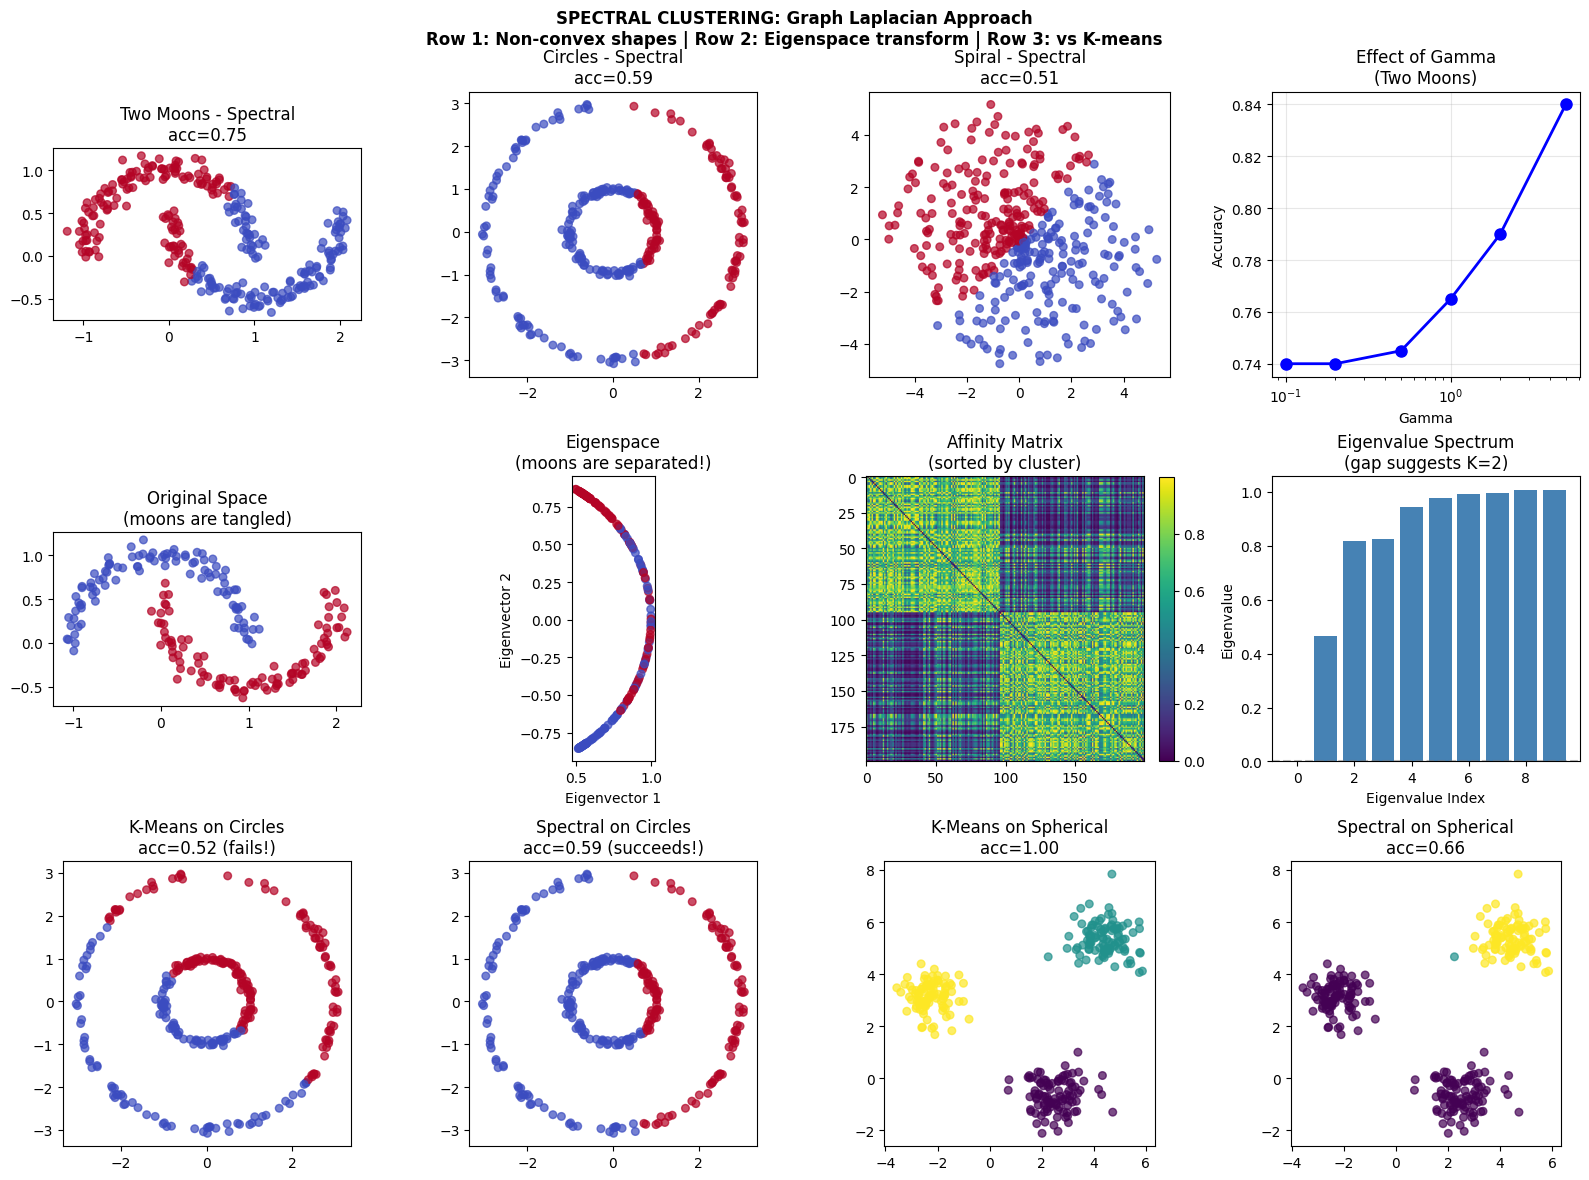

Write Python code to recreate this figure.
"""
SPECTRAL CLUSTERING — Paradigm: GRAPH LAPLACIAN

===============================================================
WHAT IT IS (THE CORE IDEA)
===============================================================

Transform the clustering problem into a GRAPH PARTITIONING problem:

1. Build a SIMILARITY GRAPH from data points
2. Compute the GRAPH LAPLACIAN
3. Find eigenvectors of the Laplacian
4. Cluster in the EIGENSPACE (using K-means)

Key insight: The graph Laplacian's eigenvectors encode cluster structure!
Cutting the graph optimally ≈ clustering in eigenspace.

===============================================================
THE SIMILARITY GRAPH
===============================================================

Given data X, construct a weighted graph where:
    - Nodes = data points
    - Edges = similarities between points

Common constructions:

1. ε-NEIGHBORHOOD GRAPH:
   Connect points if d(i,j) < ε
   Edges are unweighted (0 or 1)

2. K-NEAREST NEIGHBORS GRAPH:
   Connect each point to its k nearest neighbors
   Can be mutual (both directions) or not

3. FULLY CONNECTED (RBF/Gaussian):
   W_ij = exp(-||x_i - x_j||² / (2σ²))
   Every pair connected, weighted by similarity
   This is the most common choice

===============================================================
THE GRAPH LAPLACIAN
===============================================================

Given weight matrix W:
    D = diagonal matrix with D_ii = Σ_j W_ij  (degree matrix)
    L = D - W                                  (unnormalized Laplacian)

Properties of L:
    - Symmetric, positive semi-definite
    - Smallest eigenvalue is 0 (eigenvector = 1)
    - Number of 0 eigenvalues = number of connected components
    - EIGENGAP: Large gap after k-th eigenvalue suggests k clusters

NORMALIZED LAPLACIAN (often better):
    L_sym = D^(-1/2) L D^(-1/2) = I - D^(-1/2) W D^(-1/2)
    L_rw  = D^(-1) L = I - D^(-1) W

===============================================================
WHY EIGENVECTORS? (The Key Insight)
===============================================================

Graph cut problem: Find partition that minimizes edges cut.

MIN-CUT: Minimize total weight of cut edges
    → Trivial solution: put one point in its own cluster

NORMALIZED CUT (NCut): Minimize cut relative to cluster size
    NCut(A, B) = cut(A,B)/vol(A) + cut(A,B)/vol(B)

Theorem (Shi & Malik, 2000):
    Relaxing the discrete optimization → eigenvalue problem!
    Second eigenvector of L_rw approximates optimal NCut

INTUITION:
    - First eigenvector: constant (trivial)
    - Second eigenvector: splits graph into two "natural" parts
    - k eigenvectors: k-way partition

This is why spectral methods find NON-CONVEX clusters!
K-means in eigenspace ≠ K-means in original space.

===============================================================
THE ALGORITHM
===============================================================

1. Construct similarity graph W (e.g., RBF kernel)
2. Compute normalized Laplacian L_sym or L_rw
3. Compute first k eigenvectors of L (smallest eigenvalues)
4. Form matrix U ∈ R^(n × k) from eigenvectors as columns
5. Normalize rows of U (for L_sym variant)
6. Cluster rows of U using K-means
7. Assign point i to cluster of row i

===============================================================
INDUCTIVE BIAS
===============================================================

1. GRAPH STRUCTURE: Assumes meaningful similarity graph exists
   (σ in RBF kernel is crucial!)

2. CLUSTER = CONNECTED COMPONENT-ISH: Good clusters are
   "nearly disconnected" subgraphs

3. NORMALIZED vs UNNORMALIZED:
   - Normalized: handles varying cluster sizes better
   - Unnormalized: simpler, but biased toward equal sizes

4. K STILL REQUIRED: Like K-means, need to specify number of clusters

5. EIGENGAP: Can help choose k (but not always clear)

===============================================================
CONNECTION TO GRAPH NEURAL NETWORKS
===============================================================

Spectral clustering is the ANCESTOR of spectral GNNs!

- Graph Laplacian eigenvectors = Fourier basis on graphs
- GCN uses: H' = σ(D^(-1/2) A D^(-1/2) H W)
  This is essentially the normalized adjacency ≈ I - L_sym
- Graph convolution = filtering in spectral domain

Spectral clustering → Spectral graph convolution → Modern GNNs

Understanding spectral clustering helps understand GCNs!

===============================================================
"""

import numpy as np
import matplotlib.pyplot as plt
from itertools import permutations
import sys
sys.path.insert(0, '/Users/sid47/ML Algorithms')
from importlib import import_module
datasets_module = import_module('00_datasets')
make_clustered = datasets_module.make_clustered
make_moons = datasets_module.make_moons
make_circles = datasets_module.make_circles
make_spiral = datasets_module.make_spiral


class SpectralClustering:
    """
    Spectral Clustering using Graph Laplacian.

    Paradigm: GRAPH LAPLACIAN
    - Transform clustering into graph partitioning
    - Eigenvectors encode cluster structure
    - Finds non-convex clusters via eigenspace
    """

    def __init__(self, n_clusters=2, affinity='rbf', gamma=1.0,
                 n_neighbors=10, assign_labels='kmeans',
                 laplacian='normalized', random_state=None):
        """
        Parameters:
        -----------
        n_clusters : int
            Number of clusters to find
        affinity : str
            'rbf': Gaussian/RBF kernel (fully connected)
            'nearest_neighbors': k-NN graph
        gamma : float
            RBF kernel parameter: exp(-gamma * ||x-y||²)
            Smaller gamma = wider kernel = more connections
        n_neighbors : int
            Number of neighbors for k-NN affinity
        assign_labels : str
            'kmeans': cluster eigenvectors with K-means
            'discretize': direct discretization (faster but less accurate)
        laplacian : str
            'normalized': L_sym = I - D^(-1/2) W D^(-1/2)
            'unnormalized': L = D - W
        random_state : int or None
            Random seed for K-means
        """
        self.n_clusters = n_clusters
        self.affinity = affinity
        self.gamma = gamma
        self.n_neighbors = n_neighbors
        self.assign_labels = assign_labels
        self.laplacian = laplacian
        self.random_state = random_state

        # Attributes set after fit
        self.labels_ = None
        self.affinity_matrix_ = None
        self.embedding_ = None  # Eigenvector coordinates
        self.eigenvalues_ = None

    def _compute_rbf_affinity(self, X):
        """
        Compute RBF (Gaussian) affinity matrix.

        W_ij = exp(-gamma * ||x_i - x_j||²)
        """
        # ||x_i - x_j||² = ||x_i||² + ||x_j||² - 2 x_i·x_j
        X_sq = np.sum(X**2, axis=1)
        D_sq = X_sq[:, np.newaxis] + X_sq[np.newaxis, :] - 2 * X @ X.T

        W = np.exp(-self.gamma * D_sq)
        np.fill_diagonal(W, 0)  # No self-loops
        return W

    def _compute_knn_affinity(self, X):
        """
        Compute k-nearest neighbors affinity matrix.

        Symmetric: W_ij = 1 if i in kNN(j) OR j in kNN(i)
        """
        n_samples = X.shape[0]

        # Compute distances
        X_sq = np.sum(X**2, axis=1)
        D = np.sqrt(np.maximum(X_sq[:, np.newaxis] + X_sq - 2 * X @ X.T, 0))

        # Find k nearest neighbors for each point
        W = np.zeros((n_samples, n_samples))

        for i in range(n_samples):
            # Get indices of k nearest (excluding self)
            distances = D[i].copy()
            distances[i] = np.inf  # Exclude self
            knn_indices = np.argsort(distances)[:self.n_neighbors]

            for j in knn_indices:
                # Symmetric: both directions
                W[i, j] = 1
                W[j, i] = 1

        return W

    def _compute_laplacian(self, W):
        """
        Compute graph Laplacian.

        Unnormalized: L = D - W
        Normalized (symmetric): L_sym = I - D^(-1/2) W D^(-1/2)
        """
        # Degree matrix
        d = np.sum(W, axis=1)

        if self.laplacian == 'unnormalized':
            D = np.diag(d)
            L = D - W

        else:  # normalized
            # Handle zero degrees
            d_inv_sqrt = np.zeros_like(d)
            nonzero = d > 0
            d_inv_sqrt[nonzero] = 1.0 / np.sqrt(d[nonzero])

            D_inv_sqrt = np.diag(d_inv_sqrt)

            # L_sym = I - D^(-1/2) W D^(-1/2)
            L = np.eye(len(d)) - D_inv_sqrt @ W @ D_inv_sqrt

        return L

    def _kmeans_simple(self, X, n_clusters, max_iter=100):
        """Simple K-means for clustering eigenvectors."""
        if self.random_state is not None:
            np.random.seed(self.random_state)

        n_samples = X.shape[0]

        # Initialize centroids randomly
        indices = np.random.choice(n_samples, n_clusters, replace=False)
        centroids = X[indices].copy()

        for _ in range(max_iter):
            # Assign to nearest centroid
            X_sq = np.sum(X**2, axis=1, keepdims=True)
            C_sq = np.sum(centroids**2, axis=1)
            distances_sq = X_sq + C_sq - 2 * X @ centroids.T
            labels = np.argmin(distances_sq, axis=1)

            # Update centroids
            new_centroids = np.zeros_like(centroids)
            for k in range(n_clusters):
                mask = labels == k
                if np.sum(mask) > 0:
                    new_centroids[k] = X[mask].mean(axis=0)
                else:
                    new_centroids[k] = X[np.random.randint(n_samples)]

            # Check convergence
            if np.allclose(centroids, new_centroids):
                break
            centroids = new_centroids

        return labels

    def fit(self, X):
        """
        Perform spectral clustering.

        Algorithm:
        1. Compute affinity matrix W
        2. Compute Laplacian L
        3. Find k smallest eigenvectors of L
        4. Cluster rows of eigenvector matrix
        """
        n_samples = X.shape[0]

        # 1. Compute affinity matrix
        if self.affinity == 'rbf':
            W = self._compute_rbf_affinity(X)
        else:
            W = self._compute_knn_affinity(X)

        self.affinity_matrix_ = W

        # 2. Compute Laplacian
        L = self._compute_laplacian(W)

        # 3. Compute eigenvectors
        # We want the k smallest eigenvalues (closest to 0)
        eigenvalues, eigenvectors = np.linalg.eigh(L)

        # Sort by eigenvalue
        idx = np.argsort(eigenvalues)
        eigenvalues = eigenvalues[idx]
        eigenvectors = eigenvectors[:, idx]

        self.eigenvalues_ = eigenvalues

        # Take first k eigenvectors (smallest eigenvalues)
        U = eigenvectors[:, :self.n_clusters]

        # For normalized Laplacian, normalize rows
        if self.laplacian == 'normalized':
            row_norms = np.sqrt(np.sum(U**2, axis=1, keepdims=True))
            row_norms = np.maximum(row_norms, 1e-10)  # Avoid division by zero
            U = U / row_norms

        self.embedding_ = U

        # 4. Cluster in eigenspace
        if self.assign_labels == 'kmeans':
            self.labels_ = self._kmeans_simple(U, self.n_clusters)
        else:
            # Simple discretization: assign based on max component
            self.labels_ = np.argmax(np.abs(U), axis=1)

        return self

    def fit_predict(self, X):
        """Fit and return cluster labels."""
        self.fit(X)
        return self.labels_


def clustering_accuracy(y_true, y_pred, n_clusters=None):
    """Compute clustering accuracy with optimal label permutation."""
    if n_clusters is None:
        n_clusters = max(len(np.unique(y_true)), len(np.unique(y_pred)))

    best_acc = 0
    for perm in permutations(range(n_clusters)):
        y_mapped = np.array([perm[y] if y < len(perm) else -1 for y in y_pred])
        acc = np.mean(y_mapped == y_true)
        best_acc = max(best_acc, acc)
    return best_acc


def silhouette_score(X, labels):
    """Compute silhouette score."""
    n_samples = X.shape[0]
    unique_labels = np.unique(labels)

    if len(unique_labels) < 2:
        return 0.0

    silhouettes = np.zeros(n_samples)

    for i in range(n_samples):
        same_cluster = labels == labels[i]
        same_cluster[i] = False
        if np.sum(same_cluster) > 0:
            a = np.mean(np.sqrt(np.sum((X[same_cluster] - X[i])**2, axis=1)))
        else:
            a = 0

        b = np.inf
        for k in unique_labels:
            if k != labels[i]:
                other_cluster = labels == k
                if np.sum(other_cluster) > 0:
                    mean_dist = np.mean(np.sqrt(np.sum((X[other_cluster] - X[i])**2, axis=1)))
                    b = min(b, mean_dist)

        if b == np.inf:
            b = 0

        silhouettes[i] = (b - a) / max(a, b) if max(a, b) > 0 else 0

    return np.mean(silhouettes)


# ============================================================
# ABLATION EXPERIMENTS
# ============================================================

def ablation_experiments():
    print("\n" + "="*60)
    print("ABLATION EXPERIMENTS")
    print("="*60)

    np.random.seed(42)

    # -------- Experiment 1: Effect of Gamma (RBF kernel parameter) --------
    print("\n1. EFFECT OF GAMMA (RBF Kernel Width)")
    print("-" * 40)
    print("gamma = 1/(2σ²): controls neighborhood size")

    X_moons, y_moons = make_moons(n_samples=200, noise=0.1)

    for gamma in [0.1, 0.5, 1.0, 2.0, 5.0, 10.0]:
        sc = SpectralClustering(n_clusters=2, gamma=gamma, random_state=42)
        sc.fit(X_moons)
        acc = clustering_accuracy(y_moons, sc.labels_, 2)
        print(f"  gamma={gamma:<5}  accuracy={acc:.3f}")
    print("-> Too small gamma: everything connected → one cluster")
    print("-> Too large gamma: nothing connected → noise")
    print("-> Sweet spot depends on data scale")

    # -------- Experiment 2: Affinity Type --------
    print("\n2. AFFINITY TYPE: RBF vs K-NN")
    print("-" * 40)

    X, y_true = make_clustered(n_samples=300, n_clusters=3)

    sc_rbf = SpectralClustering(n_clusters=3, affinity='rbf', gamma=1.0, random_state=42)
    sc_rbf.fit(X)
    acc_rbf = clustering_accuracy(y_true, sc_rbf.labels_, 3)

    sc_knn = SpectralClustering(n_clusters=3, affinity='nearest_neighbors',
                                n_neighbors=10, random_state=42)
    sc_knn.fit(X)
    acc_knn = clustering_accuracy(y_true, sc_knn.labels_, 3)

    print(f"  RBF (gamma=1.0):     accuracy={acc_rbf:.3f}")
    print(f"  k-NN (k=10):         accuracy={acc_knn:.3f}")
    print("-> RBF: smoother, depends on gamma")
    print("-> k-NN: local connectivity, less sensitive to scale")

    # -------- Experiment 3: Normalized vs Unnormalized Laplacian --------
    print("\n3. LAPLACIAN TYPE")
    print("-" * 40)

    # Create clusters of different sizes
    np.random.seed(42)
    X_unequal = np.vstack([
        np.random.randn(150, 2) * 0.5 + [0, 0],
        np.random.randn(50, 2) * 0.5 + [3, 0],
    ])
    y_unequal = np.array([0]*150 + [1]*50)

    for laplacian in ['normalized', 'unnormalized']:
        sc = SpectralClustering(n_clusters=2, gamma=1.0, laplacian=laplacian,
                               random_state=42)
        sc.fit(X_unequal)
        acc = clustering_accuracy(y_unequal, sc.labels_, 2)
        print(f"  {laplacian:<15}  accuracy={acc:.3f}")
    print("-> Normalized handles unequal cluster sizes better")
    print("-> Unnormalized can be biased toward equal cuts")

    # -------- Experiment 4: Non-Convex Shapes (Spectral's Strength) --------
    print("\n4. SPECTRAL ON NON-CONVEX SHAPES")
    print("-" * 40)
    print("Where K-means fails, spectral succeeds!")

    datasets = [
        ("Moons", make_moons(n_samples=300, noise=0.08), 0.5),
        ("Circles", make_circles(n_samples=300, noise=0.05), 0.5),
        ("Spiral", make_spiral(n_samples=400, noise=0.3), 0.2),
    ]

    for name, (X_data, y_data), gamma in datasets:
        # Spectral clustering
        sc = SpectralClustering(n_clusters=2, gamma=gamma, random_state=42)
        sc.fit(X_data)
        acc_spectral = clustering_accuracy(y_data, sc.labels_, 2)

        # Compare to K-means baseline
        from scipy.cluster.vq import kmeans2
        try:
            _, labels_km = kmeans2(X_data, 2, seed=42)
            acc_kmeans = clustering_accuracy(y_data, labels_km, 2)
        except:
            acc_kmeans = 0.5

        print(f"  {name:<10}  Spectral={acc_spectral:.3f}  K-means={acc_kmeans:.3f}")

    print("-> Spectral finds non-convex clusters!")
    print("-> This is because eigenspace transforms the geometry")

    # -------- Experiment 5: Eigengap Analysis --------
    print("\n5. EIGENGAP ANALYSIS (Choosing K)")
    print("-" * 40)

    X, y_true = make_clustered(n_samples=300, n_clusters=4)

    sc = SpectralClustering(n_clusters=4, gamma=0.5, random_state=42)
    sc.fit(X)

    print("First 8 eigenvalues:")
    for i, ev in enumerate(sc.eigenvalues_[:8]):
        gap = sc.eigenvalues_[i+1] - ev if i < 7 else 0
        marker = " <-- gap" if gap > 0.1 else ""
        print(f"  λ_{i} = {ev:.4f}  (gap to next: {gap:.4f}){marker}")
    print("-> Large gap after k eigenvalues suggests k clusters")
    print("-> Look for 'elbow' in eigenvalue plot")


def visualize_spectral():
    """Visualize spectral clustering."""
    print("\n" + "="*60)
    print("SPECTRAL CLUSTERING VISUALIZATION")
    print("="*60)

    fig = plt.figure(figsize=(16, 12))

    # Row 1: Non-convex shapes comparison
    datasets = [
        ("Two Moons", make_moons(n_samples=300, noise=0.08), 0.5),
        ("Circles", make_circles(n_samples=300, noise=0.05), 0.5),
        ("Spiral", make_spiral(n_samples=400, noise=0.3), 0.2),
    ]

    for i, (name, (X_data, y_data), gamma) in enumerate(datasets):
        # Spectral result
        ax = fig.add_subplot(3, 4, i+1)
        sc = SpectralClustering(n_clusters=2, gamma=gamma, random_state=42)
        sc.fit(X_data)
        ax.scatter(X_data[:, 0], X_data[:, 1], c=sc.labels_, cmap='coolwarm',
                  alpha=0.7, s=30)
        acc = clustering_accuracy(y_data, sc.labels_, 2)
        ax.set_title(f'{name} - Spectral\nacc={acc:.2f}')
        ax.set_aspect('equal')

    # Effect of gamma
    ax = fig.add_subplot(3, 4, 4)
    X_moons, y_moons = make_moons(n_samples=200, noise=0.1)
    accs = []
    gammas = [0.1, 0.2, 0.5, 1.0, 2.0, 5.0]
    for gamma in gammas:
        sc = SpectralClustering(n_clusters=2, gamma=gamma, random_state=42)
        sc.fit(X_moons)
        accs.append(clustering_accuracy(y_moons, sc.labels_, 2))
    ax.plot(gammas, accs, 'bo-', linewidth=2, markersize=8)
    ax.set_xlabel('Gamma')
    ax.set_ylabel('Accuracy')
    ax.set_title('Effect of Gamma\n(Two Moons)')
    ax.set_xscale('log')
    ax.grid(True, alpha=0.3)

    # Row 2: Eigenspace visualization
    X_moons, y_moons = make_moons(n_samples=200, noise=0.08)

    sc = SpectralClustering(n_clusters=2, gamma=0.5, random_state=42)
    sc.fit(X_moons)

    # Original space
    ax = fig.add_subplot(3, 4, 5)
    ax.scatter(X_moons[:, 0], X_moons[:, 1], c=y_moons, cmap='coolwarm',
              alpha=0.7, s=30)
    ax.set_title('Original Space\n(moons are tangled)')
    ax.set_aspect('equal')

    # Eigenspace (first two eigenvectors)
    ax = fig.add_subplot(3, 4, 6)
    ax.scatter(sc.embedding_[:, 0], sc.embedding_[:, 1], c=y_moons,
              cmap='coolwarm', alpha=0.7, s=30)
    ax.set_title('Eigenspace\n(moons are separated!)')
    ax.set_xlabel('Eigenvector 1')
    ax.set_ylabel('Eigenvector 2')
    ax.set_aspect('equal')

    # Affinity matrix
    ax = fig.add_subplot(3, 4, 7)
    # Sort by cluster for visualization
    sort_idx = np.argsort(sc.labels_)
    W_sorted = sc.affinity_matrix_[sort_idx][:, sort_idx]
    im = ax.imshow(W_sorted, cmap='viridis', aspect='auto')
    ax.set_title('Affinity Matrix\n(sorted by cluster)')
    plt.colorbar(im, ax=ax, fraction=0.046)

    # Eigenvalues
    ax = fig.add_subplot(3, 4, 8)
    ax.bar(range(min(10, len(sc.eigenvalues_))), sc.eigenvalues_[:10],
           color='steelblue')
    ax.axhline(y=0, color='gray', linestyle='--', alpha=0.5)
    ax.set_xlabel('Eigenvalue Index')
    ax.set_ylabel('Eigenvalue')
    ax.set_title('Eigenvalue Spectrum\n(gap suggests K=2)')

    # Row 3: Comparison with K-means
    np.random.seed(42)
    X_circles, y_circles = make_circles(n_samples=300, noise=0.05)

    # K-means on circles
    ax = fig.add_subplot(3, 4, 9)
    from scipy.cluster.vq import kmeans2
    try:
        _, labels_km = kmeans2(X_circles, 2, seed=42)
    except:
        labels_km = np.zeros(len(X_circles))
    ax.scatter(X_circles[:, 0], X_circles[:, 1], c=labels_km, cmap='coolwarm',
              alpha=0.7, s=30)
    acc_km = clustering_accuracy(y_circles, labels_km, 2)
    ax.set_title(f'K-Means on Circles\nacc={acc_km:.2f} (fails!)')
    ax.set_aspect('equal')

    # Spectral on circles
    ax = fig.add_subplot(3, 4, 10)
    sc = SpectralClustering(n_clusters=2, gamma=0.5, random_state=42)
    sc.fit(X_circles)
    ax.scatter(X_circles[:, 0], X_circles[:, 1], c=sc.labels_, cmap='coolwarm',
              alpha=0.7, s=30)
    acc_sc = clustering_accuracy(y_circles, sc.labels_, 2)
    ax.set_title(f'Spectral on Circles\nacc={acc_sc:.2f} (succeeds!)')
    ax.set_aspect('equal')

    # Clustered data - both should work
    X_clustered, y_clustered = make_clustered(n_samples=300, n_clusters=3)

    ax = fig.add_subplot(3, 4, 11)
    try:
        _, labels_km = kmeans2(X_clustered, 3, seed=42)
    except:
        labels_km = np.zeros(len(X_clustered))
    ax.scatter(X_clustered[:, 0], X_clustered[:, 1], c=labels_km, cmap='viridis',
              alpha=0.7, s=30)
    acc_km = clustering_accuracy(y_clustered, labels_km, 3)
    ax.set_title(f'K-Means on Spherical\nacc={acc_km:.2f}')
    ax.set_aspect('equal')

    ax = fig.add_subplot(3, 4, 12)
    sc = SpectralClustering(n_clusters=3, gamma=0.5, random_state=42)
    sc.fit(X_clustered)
    ax.scatter(X_clustered[:, 0], X_clustered[:, 1], c=sc.labels_, cmap='viridis',
              alpha=0.7, s=30)
    acc_sc = clustering_accuracy(y_clustered, sc.labels_, 3)
    ax.set_title(f'Spectral on Spherical\nacc={acc_sc:.2f}')
    ax.set_aspect('equal')

    plt.suptitle('SPECTRAL CLUSTERING: Graph Laplacian Approach\n'
                 'Row 1: Non-convex shapes | Row 2: Eigenspace transform | Row 3: vs K-means',
                 fontsize=12, fontweight='bold')
    plt.tight_layout()
    return fig


def visualize_laplacian_eigenvectors():
    """Visualize how Laplacian eigenvectors encode cluster structure."""
    print("\n" + "="*60)
    print("LAPLACIAN EIGENVECTORS VISUALIZATION")
    print("="*60)

    fig = plt.figure(figsize=(16, 8))

    # Create data with clear cluster structure
    np.random.seed(42)
    X = np.vstack([
        np.random.randn(50, 2) * 0.5 + [0, 0],
        np.random.randn(50, 2) * 0.5 + [3, 0],
        np.random.randn(50, 2) * 0.5 + [1.5, 3],
    ])
    y_true = np.array([0]*50 + [1]*50 + [2]*50)

    sc = SpectralClustering(n_clusters=3, gamma=0.5, random_state=42)
    sc.fit(X)

    # Plot 1: Original data
    ax = fig.add_subplot(2, 4, 1)
    ax.scatter(X[:, 0], X[:, 1], c=y_true, cmap='viridis', alpha=0.7, s=30)
    ax.set_title('Original Data\n(3 clusters)')
    ax.set_aspect('equal')

    # Plot 2: Affinity matrix
    ax = fig.add_subplot(2, 4, 2)
    sort_idx = np.argsort(y_true)
    W_sorted = sc.affinity_matrix_[sort_idx][:, sort_idx]
    ax.imshow(W_sorted, cmap='viridis', aspect='auto')
    ax.set_title('Affinity Matrix\n(block structure)')

    # Plot 3-5: Individual eigenvectors
    for i in range(3):
        ax = fig.add_subplot(2, 4, 3+i)
        ax.scatter(X[:, 0], X[:, 1], c=sc.embedding_[:, i], cmap='coolwarm',
                  alpha=0.7, s=30)
        ax.set_title(f'Eigenvector {i+1}\nλ_{i}={sc.eigenvalues_[i]:.3f}')
        ax.set_aspect('equal')

    # Plot 6: Eigenspace (2D projection)
    ax = fig.add_subplot(2, 4, 6)
    ax.scatter(sc.embedding_[:, 0], sc.embedding_[:, 1], c=y_true,
              cmap='viridis', alpha=0.7, s=30)
    ax.set_title('Eigenspace (v1, v2)\nClusters become separable')
    ax.set_xlabel('Eigenvector 1')
    ax.set_ylabel('Eigenvector 2')

    # Plot 7: Eigenvalue spectrum
    ax = fig.add_subplot(2, 4, 7)
    ax.bar(range(min(10, len(sc.eigenvalues_))), sc.eigenvalues_[:10],
           color='steelblue')
    # Highlight gap
    if len(sc.eigenvalues_) > 3:
        gap = sc.eigenvalues_[3] - sc.eigenvalues_[2]
        ax.annotate(f'Gap={gap:.2f}', xy=(2.5, sc.eigenvalues_[2] + gap/2),
                   fontsize=10, ha='center')
    ax.set_xlabel('Index')
    ax.set_ylabel('Eigenvalue')
    ax.set_title('Eigenvalues\n(gap at K=3)')

    # Plot 8: Final clustering
    ax = fig.add_subplot(2, 4, 8)
    ax.scatter(X[:, 0], X[:, 1], c=sc.labels_, cmap='viridis', alpha=0.7, s=30)
    acc = clustering_accuracy(y_true, sc.labels_, 3)
    ax.set_title(f'Spectral Clustering\nacc={acc:.2f}')
    ax.set_aspect('equal')

    plt.suptitle('HOW SPECTRAL CLUSTERING WORKS\n'
                 'Eigenvectors of Graph Laplacian encode cluster membership',
                 fontsize=12, fontweight='bold')
    plt.tight_layout()
    return fig


def benchmark_spectral():
    """Benchmark spectral clustering."""
    print("\n" + "="*60)
    print("BENCHMARK: Spectral Clustering")
    print("="*60)

    results = {}

    # Test on various datasets
    datasets = [
        ("moons", make_moons(n_samples=300, noise=0.08), 2, 0.5),
        ("circles", make_circles(n_samples=300, noise=0.05), 2, 0.5),
        ("spiral", make_spiral(n_samples=400, noise=0.3), 2, 0.2),
        ("clustered_3", make_clustered(n_samples=300, n_clusters=3), 3, 0.5),
        ("clustered_4", make_clustered(n_samples=300, n_clusters=4), 4, 0.5),
    ]

    for name, (X, y_true), n_clusters, gamma in datasets:
        sc = SpectralClustering(n_clusters=n_clusters, gamma=gamma, random_state=42)
        sc.fit(X)

        acc = clustering_accuracy(y_true, sc.labels_, n_clusters)
        sil = silhouette_score(X, sc.labels_)

        results[name] = {'accuracy': acc, 'silhouette': sil}
        print(f"{name:<15}: acc={acc:.3f}, sil={sil:.3f}")

    return results


if __name__ == '__main__':
    print("="*60)
    print("SPECTRAL CLUSTERING — Paradigm: GRAPH LAPLACIAN")
    print("="*60)

    print("""
WHAT THIS MODEL IS:
    Transform clustering into GRAPH PARTITIONING:

    1. Build similarity graph (RBF kernel, k-NN)
    2. Compute Graph Laplacian: L = D - W
    3. Find eigenvectors of L (smallest eigenvalues)
    4. Cluster in EIGENSPACE using K-means

THE KEY INSIGHT:
    Laplacian eigenvectors encode cluster structure!
    - First eigenvector: constant (trivial)
    - Second eigenvector: optimal 2-way partition
    - k eigenvectors: k-way partition

    The eigenspace transformation makes NON-CONVEX clusters
    become LINEARLY SEPARABLE!

CONNECTION TO GNNs:
    Spectral clustering → Spectral graph convolution → GCN
    - Graph Laplacian eigenvectors = Fourier basis on graphs
    - GCN uses normalized adjacency (related to Laplacian)
    - Understanding spectral methods helps understand GNNs!

INDUCTIVE BIAS:
    - Clusters = nearly disconnected subgraphs
    - Gamma (RBF) or k (k-NN) defines connectivity
    - Still requires K (but eigengap can help choose)
    """)

    ablation_experiments()
    results = benchmark_spectral()

    print("\nGenerating visualizations...")

    fig1 = visualize_spectral()
    save_path1 = '/Users/sid47/ML Algorithms/58_spectral_clustering.png'
    fig1.savefig(save_path1, dpi=100, bbox_inches='tight')
    print(f"Saved: {save_path1}")
    plt.close(fig1)

    fig2 = visualize_laplacian_eigenvectors()
    save_path2 = '/Users/sid47/ML Algorithms/58_spectral_eigenvectors.png'
    fig2.savefig(save_path2, dpi=100, bbox_inches='tight')
    print(f"Saved: {save_path2}")
    plt.close(fig2)

    print("\n" + "="*60)
    print("SUMMARY: What Spectral Clustering Reveals")
    print("="*60)
    print("""
1. GRAPH PERSPECTIVE: Clustering = graph partitioning
2. LAPLACIAN EIGENVECTORS: Encode cluster structure beautifully
3. NON-CONVEX SHAPES: Eigenspace makes them separable
4. GAMMA IS CRUCIAL: Controls graph connectivity (like DBSCAN's eps)
5. BRIDGE TO GNNs: Same math underlies Graph Neural Networks!

WHEN TO USE:
    - Non-convex cluster shapes
    - When graph structure is natural
    - Medium-sized datasets (eigendecomposition is O(n³))
    - When you understand the similarity scale (gamma)

WHEN TO AVOID:
    - Very large datasets (eigendecomposition doesn't scale)
    - When K is truly unknown (use DBSCAN)
    - Very high-dimensional data (similarity becomes noisy)

COMPARISON SUMMARY:
    K-Means:      Fast, spherical clusters, needs K
    Hierarchical: Any K post-hoc, expensive, greedy
    DBSCAN:       Auto K, arbitrary shapes, density-based
    Spectral:     Non-convex, graph-based, needs K, elegant math

THE CLUSTERING TOOLKIT:
    - Spherical + known K → K-Means (fast baseline)
    - Unknown K + outliers → DBSCAN
    - Non-convex + known K → Spectral or DBSCAN
    - Hierarchical structure → Hierarchical clustering
    - Very large data → Mini-batch K-means

CONNECTION TO GRAPH LEARNING (35-44):
    Spectral clustering concepts directly connect to:
    - GCN (36_gcn.py): Uses normalized adjacency
    - Graph Transformer (44_graph_transformer.py): Laplacian PE
    - Graph fundamentals (35_graph_fundamentals.py): Laplacian definition

    Learning spectral clustering IS learning graph neural network foundations!
    """)
